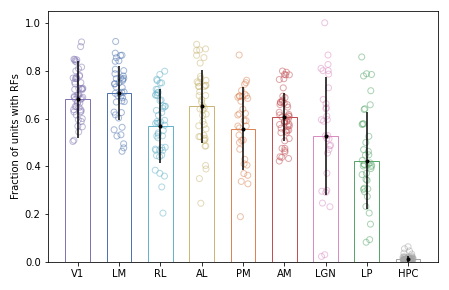

The script that drew this image:
from scipy.ndimage.filters import gaussian_filter1d
from scipy import stats

df = pd.read_csv(os.path.join(os.getcwd(), 'data', 'unit_table.csv'), low_memory=False)

# %%

areas = ('VISp','VISl','VISrl','VISal','VISpm','VISam','LGd', 'LP', 'HPC')

color_palette= 'seaborn'

key = 'specimen_id'

mice = df[key].unique()

values = np.zeros((len(mice), len(areas), 4))
values[:] = np.nan

np.random.seed(10)

total_units = 0

for mouse_idx, mouse in enumerate(mice):

    for area_idx, area in enumerate(areas):
        
        if area == 'HPC':
            
            selection = (df.ecephys_structure_acronym.isin(['CA1','CA3','DG'])) & \
                        (df[key] == mouse)
        else:
            selection = (df.ecephys_structure_acronym == area) & \
                        (df[key] == mouse)
                        
        values[mouse_idx, area_idx, 0] = np.median(df[selection].firing_rate)
        
        total_units += np.sum(selection)
    
        selection2 = selection * (df.p_value_rf < 0.01)
        
        values[mouse_idx, area_idx, 1] = np.sum(selection2) / np.sum(selection)
        
        values[mouse_idx, area_idx, 2] = np.sum(selection2)
        values[mouse_idx, area_idx, 3] = np.sum(selection)
        
# %%

M = np.sum(values[:,:8,2]/np.sum(values[:,:8,3]))
print('Percentage with significant RFs: ' + str(M*100))

plt.figure(15000)
plt.clf()

common_area_names = ['V1','LM','RL','AL','PM','AM', 'LGN', 'LP','HPC']

i = 1

B = np.nanmean(values[:,:,i],0)
C = np.nanstd(values[:,:,i],0)

for j in range(len(common_area_names)):
    
    V = values[:,j,i]
    V = V[V>0]
    plt.scatter(np.random.rand(len(V))*0.25-0.125+j,
                V,
                edgecolors=get_color_palette(areas[j], 'seaborn'),
                facecolors='none',alpha=0.5)
    plt.bar(j, B[j], width=0.6, edgecolor=get_color_palette(areas[j], 'seaborn'), 
            facecolor='none')
    
plt.errorbar(np.arange(len(common_area_names)), B, C, fmt='.',color='k')
    
plt.xticks(ticks=np.arange(len(areas)), labels=common_area_names)

plt.ylabel('Fraction of units with RFs')
    
plt.tight_layout()
